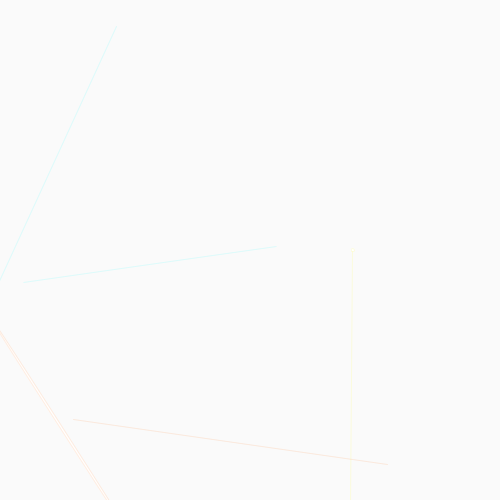
Frame 1 (no input)
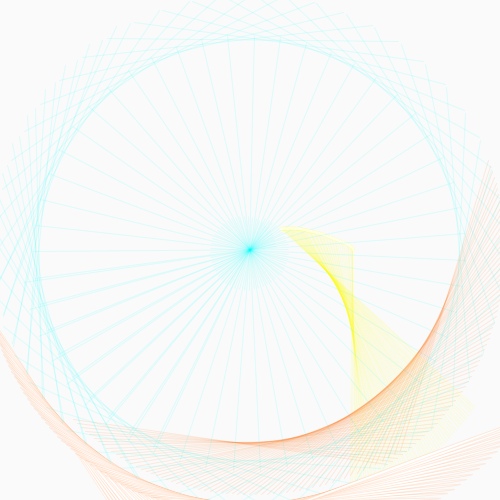
Frame 60 (the mouse pressed at the canvas centre just before this capture)
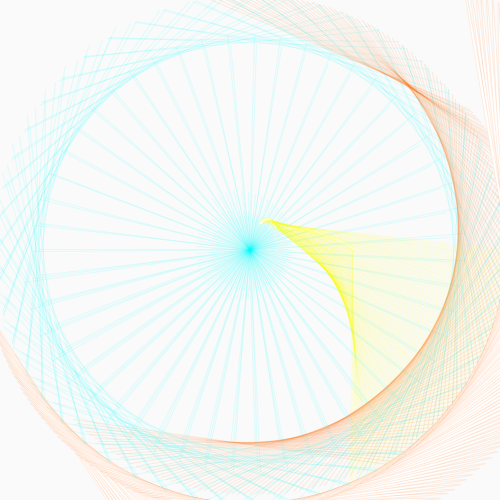
Frame 120 (the mouse held since frame 60 and released just before this capture)

The Processing sketch that drew these frames (run headless with seeded random() and noise(); from frame 60 on, the mouse is pressed at the canvas centre):

// Processing sketch: processing_5093
// ── processing_5093.pde



float turn = 0;
float around = 1;
float around2 = 2;
float noiseNum = 0;
float noiseNume = 1;
float noiseNum3 = 4;

void setup () {
  size(500,500);
  background(250);
  smooth();
  
  noiseSeed(1);
  // start recording PDF

};

void draw() {
  pushMatrix();
  translate(width/2,height/2);
  rotate(turn);
//    float end= random(140,150)
  float end = noise(noiseNum)* 150;
  noiseNum =noiseNum - 0.01;
 
  stroke(255,255,0,30); // red,blue,gree,opacity
  line(100,255,end,0);
  ellipse(end,0,3,3);
  turn = turn  - 0.01;

 
  rotate(around);
  float end2 = noise(noiseNume)* 200;
  noiseNume = noiseNume - 0.01;
  
  stroke(255,100,0,30);
  line(255,0,end2,240);
  ellipse(end2,255,255,3);
  around = around  - 0.013;
  
  rotate(around2);
  float end3 = noise(noiseNum3)* 200;
  noiseNum3 = noiseNum3 - 0.01;
  
  stroke(0,255,255,30);
  line(255,0,end3,240);
  ellipse(end3,0,255,0);
  around2 = around2  - 0.1;
  
  popMatrix();
};
